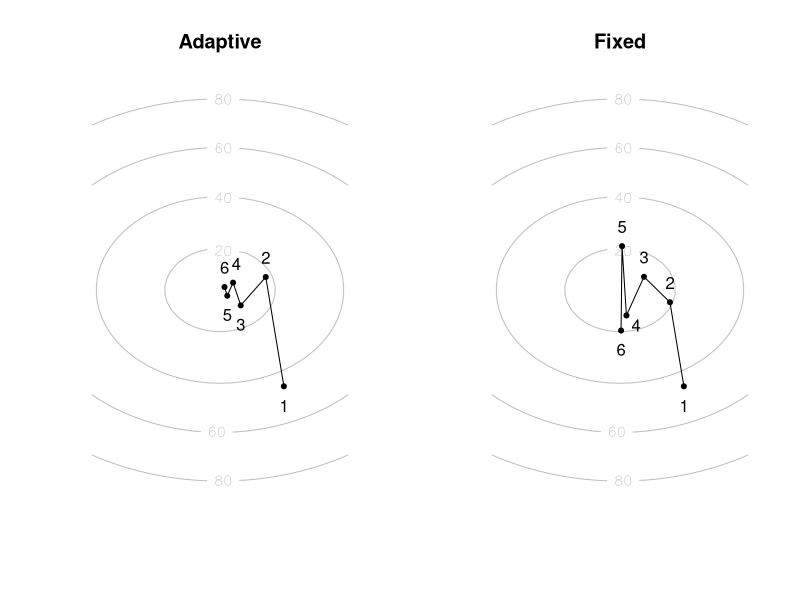

Reproduce this figure in R.
objective <- function(x, y) {
  return(10*sqrt(x^2 + 4*y^2 + 1))
}
gradient <- function(x, y) {
  eps <- 10e-5
  dx <- (objective(x+eps, y) - objective(x-eps, y))/(2*eps)
  dy <- (objective(x, y+eps) - objective(x, y-eps))/(2*eps)
  return(c(dx, dy))
}

# Implementation from Nocedal and Wright -- approximative but fast
backtrack_linesearch <- function(x, y) {
  alpha <- 0.3
  beta <- 0.8
  t <- 1  # initial step size
  
  g <- gradient(x, y)
  normgrad <- g[1]^2 + g[2]^2
  while(objective(x - t*g[1], y - t*g[2]) > objective(x, y) - alpha*t*normgrad) {
    t <- beta*t
  }
  return(t)
}

linesearch <- function(x, y) {
  alpha <- 0.01
  
  g <- gradient(x, y)
  previous <- objective(x, y)
  for (i in 1:100) {
    newx <- x - alpha*g[1]
    newy <- y - alpha*g[2]
    current <- objective(newx, newy)
    if (current > previous) {
      break
    }
    x <- newx
    y <- newy
    previous <- current
  }
  return(i*alpha)
}

grad_descent <- function(x0, y0, n, adaptive=TRUE) {
  xs <- c(x0)
  ys <- c(y0)
  ts <- c()
  for (i in 1:n) {
    g <- gradient(xs[i], ys[i])
    if (adaptive) {
      t <- linesearch(xs[i], ys[i])
    } else {
      t <- 0.1
    }
    xs <- c(xs, xs[i] - t*g[1])
    ys <- c(ys, ys[i] - t*g[2])
    ts <- c(ts, t)
  }
  return(list(x=xs,y=ys, t=ts))
}

xc <- seq(-4, 4, length=50)
yc <- seq(-4, 4, length=50)
Xc <- outer(xc, rep(1, length(yc)))
Yc <- outer(rep(1, length(xc)), yc)
Zc <- objective(Xc, Yc)

par(mfrow=c(1, 2))

contour(xc, yc, Zc, levels=c(20, 40, 60, 80), col="gray", labcex=0.9, axes = FALSE, ylim=c(-4, 4), main="Adaptive")
result_adaptive <- grad_descent(2, -2, 5)
lines(result_adaptive$x, result_adaptive$y)
points(result_adaptive$x, result_adaptive$y, pch=20)
offsets_x <- c(0, 0, 0, 0.1, 0, 0)
offsets_y <- c(-0.4, 0.4, -0.4, 0.4, -0.4, 0.4)
text(result_adaptive$x + offsets_x, result_adaptive$y + offsets_y, 1:6)

contour(xc, yc, Zc, levels=c(20, 40, 60, 80), col="gray", labcex=0.9, axes = FALSE, ylim=c(-4, 4), main="Fixed")
result_fixed <- grad_descent(2, -2, 5, adaptive = FALSE)
lines(result_fixed$x, result_fixed$y)
offsets_y <- c(-0.4, 0.4, 0.4, -0.2, 0.4, -0.4)
offsets_x <- c(0, 0, 0, 0.3, 0, 0)
points(result_fixed$x, result_fixed$y, pch=20)
text(result_fixed$x + offsets_x, result_fixed$y + offsets_y, 1:6)


